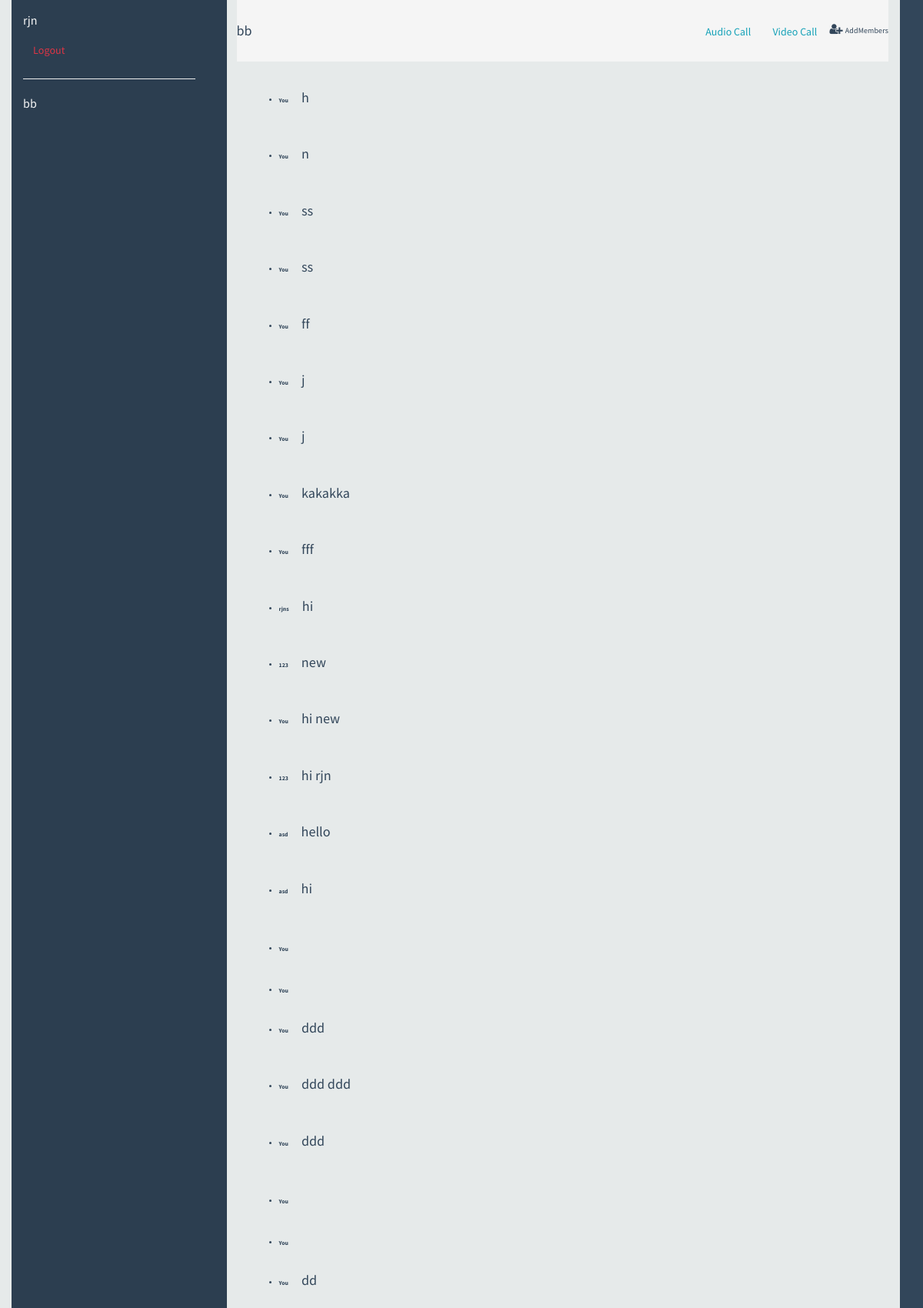
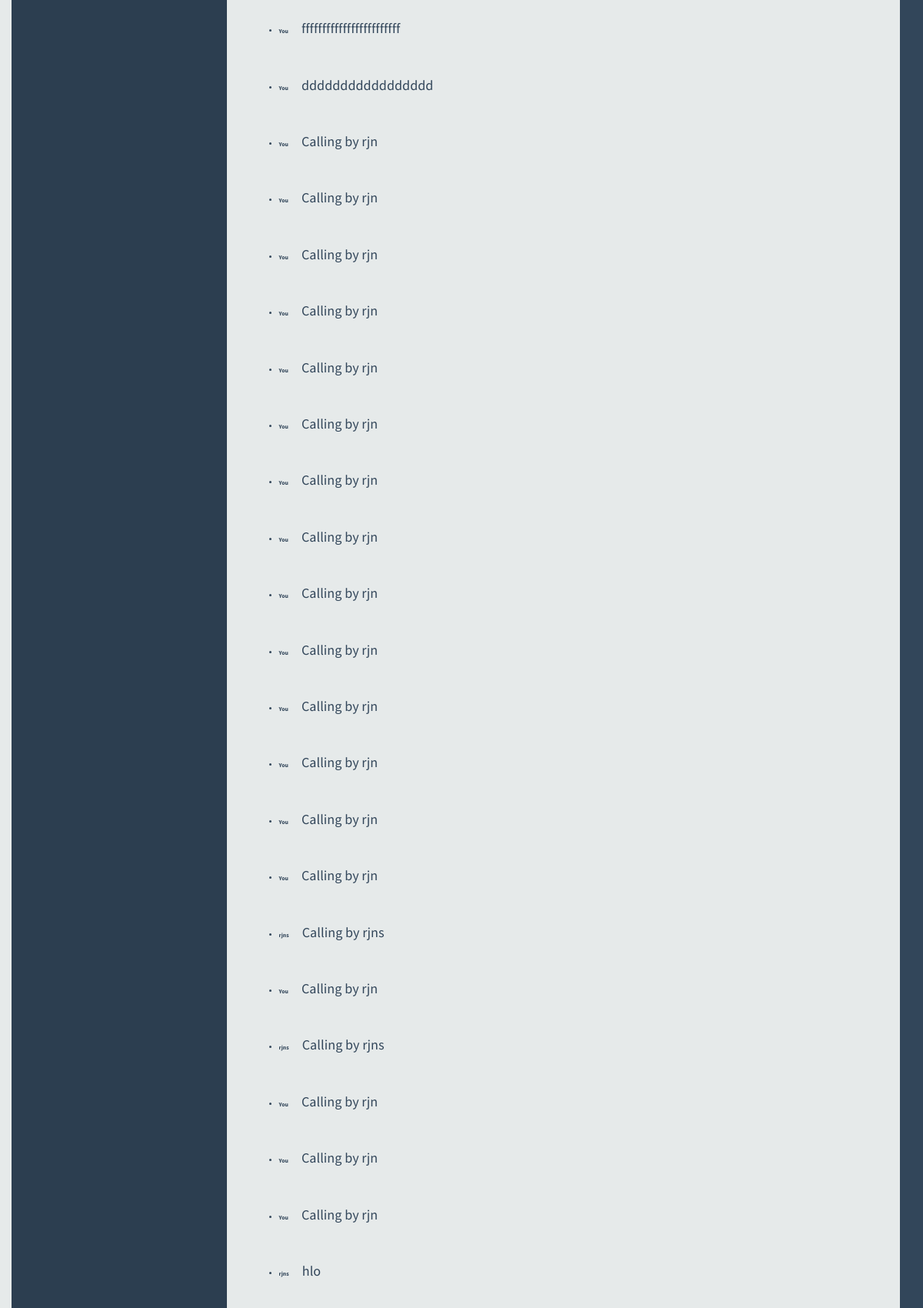
Screenshot of /home/bb (signed in, upper part) with the database file from the repository (2 pictures, top to bottom).
### home/models.py (models this page shows, shortened)
class Group(models.Model):
    group_name = models.SlugField(max_length=20)
    creater = models.ForeignKey(User, on_delete=models.CASCADE)
    members = models.ManyToManyField(User, related_name="all_groups")
    updated_on = models.DateTimeField(auto_now = True)
    def __str__(self):
        return self.group_name

class Messages(models.Model):
    id = models.UUIDField(primary_key = True,editable = False)
    parent_group = models.ForeignKey(Group, on_delete=models.CASCADE, related_name="messages")
    parent_user = models.ForeignKey(User, verbose_name='message_sender',  on_delete=models.CASCADE)
    message_detail = models.JSONField()
    class Meta:
        ordering = ['-message_detail__timestamp']

### home/views.py (the view)
# urls.py: path("", views.group, name="home"),
@login_required
def group(request, grp_name=None):
    groups = request.user.all_groups.all()
    if request.method == "POST":
        g_form = GroupCreateForm(request.POST)
        if g_form.is_valid():
            group = g_form.save(commit=False)
            group.creater = request.user
            group.save()
            group.members.add(request.user)
            return redirect("home:home")
    else:
        g_form = GroupCreateForm()
    room_name_json = None
    fetch_all_message= None
    group = ''
    try:
        if grp_name:
            group = request.user.all_groups.get(group_name=grp_name)
            fetch_all_message = Messages.objects.filter(parent_group = group.id).order_by('message_detail__timestamp')
    except Group.DoesNotExist:
        raise Http404("Group Does not exist or You are not member of this group")
    context = {
        'room_name_json': mark_safe(json.dumps(grp_name)),
        'group' : group,
        "groups": groups,
        "g_form" : g_form,
        'fetch_all_message' : fetch_all_message
    }
    return render(request, 'home/home.html', context)

### home/templates/home/home.html (shortened to what this page needs)
{% load static %}
{% load crispy_forms_tags %}
<!DOCTYPE html>
<html>
<head>
  <link rel='stylesheet prefetch'
    href='https://cdnjs.cloudflare.com/ajax/libs/font-awesome/4.6.2/css/font-awesome.min.css'>
  <link href="//maxcdn.bootstrapcdn.com/bootstrap/4.0.0/css/bootstrap.min.css" rel="stylesheet" id="bootstrap-css">
  <link href="//netdna.bootstrapcdn.com/bootstrap/3.0.0/css/bootstrap.min.css" rel="stylesheet" id="bootstrap-css">
  <link rel="stylesheet" href="{% static 'home/css/style.css' %}" />
  <link rel="stylesheet" href="{% static 'home/css/style_home.css' %}" />
</head>
<body>
  <div class="container-fluid">
    <div class="row" id="frame">
      <div class="col-3">
        <div id="sidepanel">
          <div style="margin: 15px;" id="profile">
            <p>{{ user.username }}</p>
            <a class="btn btn-outline-danger" href="{% url 'logout' %}">Logout</a>
            <hr>
          </div>
          <div>
            {% for group in groups %}
            <a href="{% url 'home:group' group %}">
              <p style="margin: 15px;" class="name">{{ group.group_name }}</p>
            </a>
            {% endfor %}
          </div>
        </div>
      </div>
      <div class="col-9 content">
        {% if group %}
        <div class="contact-profile">
          <p>{{ group.group_name }}</p>
          <div id="older_msg_div">
            <button class="btn btn-outline-info" onclick="call(video=false)">Audio Call</button>
            <button class="btn btn-outline-info" onclick="call(video=true)">Video Call</button>
            <a href="{% url 'home:add_members' group %}" style="text-decoration:none;">
              <i class="fa fa-user-plus fa-fw" aria-hidden="true"></i> <span>AddMembers</span></a>
          </div>
        </div>
        <div class="messages scroll">
          <ul id="chat-log">
            {% for msg in fetch_all_message %}
            <li id="{{msg.id}}">
              <small> <b class="check_user">{{msg.parent_user.username}}</b></small>
                <p>{{msg.message_detail.msg}}</p>
            </li>
            {% endfor %}
          </ul>
        </div>
        {% endif %}
      </div>
    </div>
  </div>
</body>
</html>

### static/home/css/style.css (style rules this page uses)
body { display: flex; align-items: center; justify-content: center; min-height: 100vh; background: #32465a; font-family: "proxima-nova", "Source Sans Pro", sans-serif; font-size: 1em; letter-spacing: 0.1px; color: #32465a; text-rendering: optimizeLegibility; text-shadow: 1px 1px 1px rgba(0, 0, 0, 0.004); -webkit-font-smoothing: antialiased; }
#older_msg_div { text-align: end; }
#frame { width: 100%; min-width: 360px; height: 100vh; min-height: 300px; background: #E6EAEA; }
#frame #sidepanel { font-size: medium; float: left; min-width: 280px; max-width: 340px; width: 40%; height: 100%; background: #2c3e50; color: #f5f5f5; overflow: hidden; position: relative; }
#frame #sidepanel #profile { width: 80%; margin: 25px auto; }
#frame .content { float: right; width: 60%; height: 100%; overflow: hidden; position: relative; }
@media screen and (min-width: 900px) { #frame .content { width: calc(100% - 340px); } }
#frame .content .contact-profile { width: 100%; height: 80px; line-height: 80px; background: #f5f5f5; }
#frame .content .contact-profile p { float: left; font-size: 18px; }
#frame .content .messages { height: calc(100% - 138px); overflow-y: scroll; overflow-x: hidden; width: 100%; }
#frame .content .messages ul li { clear: both; float: left; margin: 15px 15px 5px 15px; width: calc(100% - 25px); font-size: 0.9em; }
#frame .content .messages ul li p { display: inline-block; padding: 10px 15px; border-radius: 20px; max-width: 300px; line-height: 130%; font-size: 18px; }
@media screen and (min-width: 735px) { #frame .content .messages ul li p { max-width: 300px; } }
.fa { font-size: 1.5em !important; }

### static/home/css/style_home.css (style rules this page uses)
a { text-decoration: none !important ; color: inherit; }
button { cursor: pointer; line-height: normal; }
#frame { width: 100%; min-width: 360px; height: 100vh; min-height: 300px; background: #E6EAEA; }
#frame #sidepanel { font-size: medium; float: left; min-width: 280px; width: 100%; height: 100%; background: #2c3e50; color: #f5f5f5; overflow: hidden; position: relative; }
#frame #sidepanel #profile { width: 80%; margin: 25px auto; }
.fa { font-size: 1.5em !important; }

### rows the page displays
Group: group_name "bb"
Messages: message_detail.msg "h"
Messages: message_detail.msg "n"
Messages: message_detail.msg "ss"
Messages: message_detail.msg "ss"
Messages: message_detail.msg "ff"
Messages: message_detail.msg "j"
Messages: message_detail.msg "j"
Messages: message_detail.msg "kakakka"
Messages: message_detail.msg "fff"
Messages: parent_user.username "rjns", message_detail.msg "hi"
Messages: parent_user.username "123", message_detail.msg "new"
Messages: message_detail.msg "hi new"
Messages: parent_user.username "123", message_detail.msg "hi rjn"
Messages: parent_user.username "asd", message_detail.msg "hello"
Messages: parent_user.username "asd", message_detail.msg "hi"
Messages: message_detail.msg "ddd"
Messages: message_detail.msg "ddd ddd"
Messages: message_detail.msg "ddd"
Messages: message_detail.msg "dd"
Messages: message_detail.msg "ffffffffffffffffffffffff"
Messages: message_detail.msg "ddddddddddddddddd"
Messages: message_detail.msg "Calling by rjn"
Messages: message_detail.msg "Calling by rjn"
Messages: message_detail.msg "Calling by rjn"
Messages: message_detail.msg "Calling by rjn"
Messages: message_detail.msg "Calling by rjn"
Messages: message_detail.msg "Calling by rjn"
Messages: message_detail.msg "Calling by rjn"
Messages: message_detail.msg "Calling by rjn"
Messages: message_detail.msg "Calling by rjn"
Messages: message_detail.msg "Calling by rjn"
Messages: message_detail.msg "Calling by rjn"
Messages: message_detail.msg "Calling by rjn"
Messages: message_detail.msg "Calling by rjn"
Messages: message_detail.msg "Calling by rjn"
Messages: parent_user.username "rjns", message_detail.msg "Calling by rjns"
Messages: message_detail.msg "Calling by rjn"
Messages: parent_user.username "rjns", message_detail.msg "Calling by rjns"
Messages: message_detail.msg "Calling by rjn"
Messages: message_detail.msg "Calling by rjn"
Messages: message_detail.msg "Calling by rjn"
Messages: parent_user.username "rjns", message_detail.msg "hlo"

### other values shown
{{ user.username }} "rjn"
